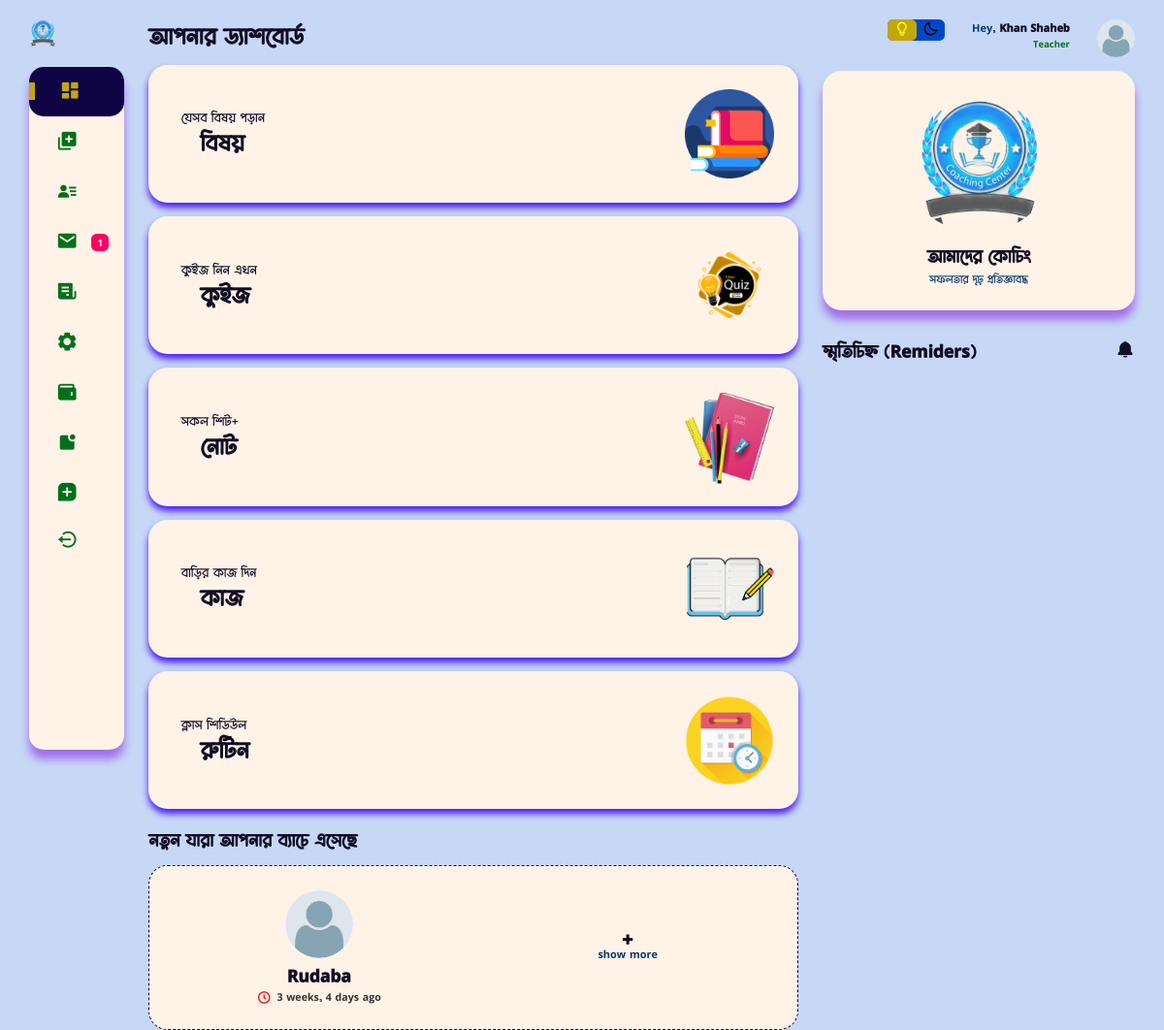
Before: /teacher_dashboard/home (signed in) with the older database file.
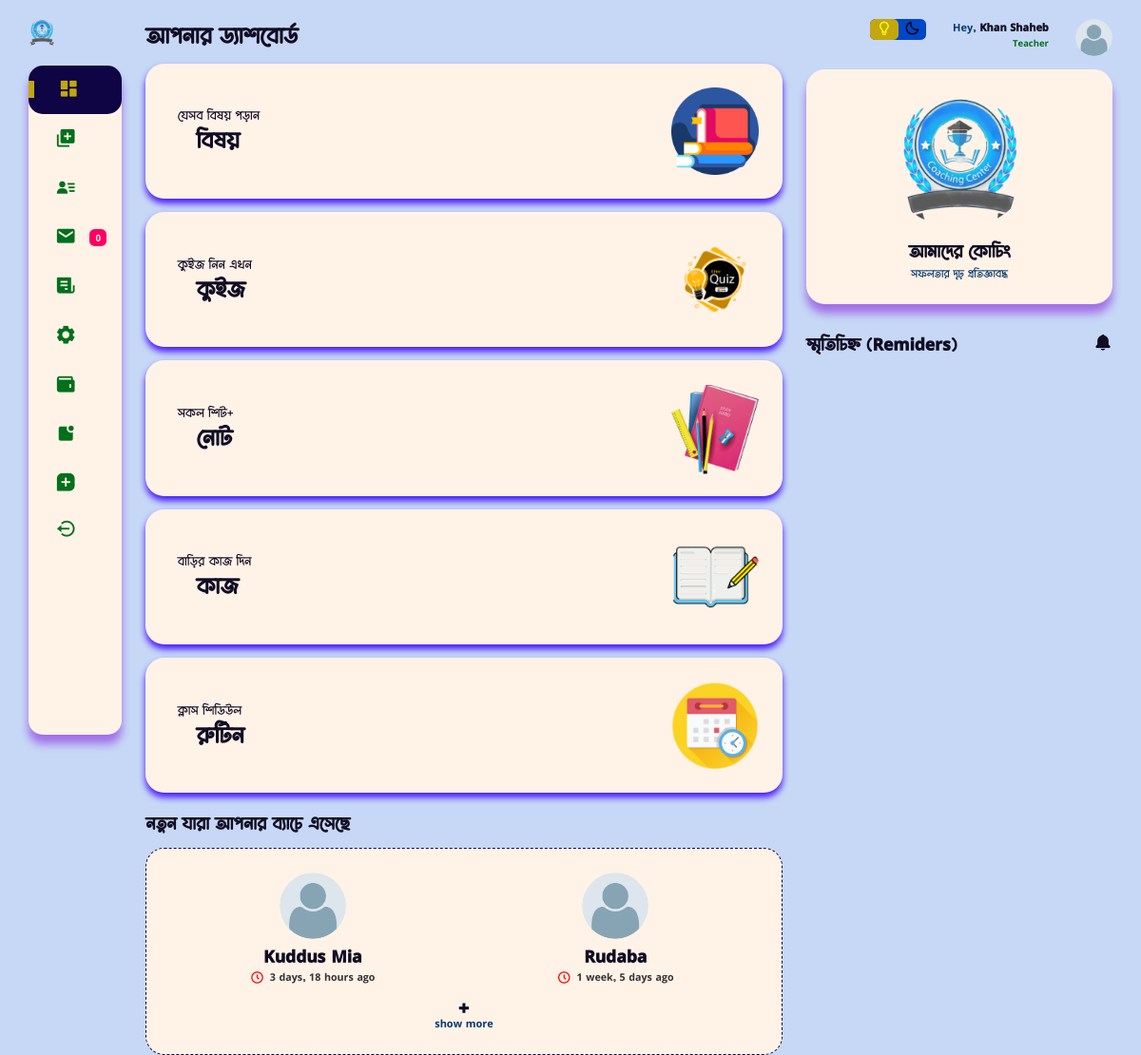
After: the same page with the newer database file.
### users/models.py (models this page shows, shortened)
class Student(models.Model):
    user = models.OneToOneField(CustomUser, on_delete=models.CASCADE)
    basic_step_of_reg = models.BooleanField(default=False)
    choose_subjects = models.BooleanField(default=False)
    s_approval = models.BooleanField(default=False)
    guardian_phone_is_verified = models.BooleanField(default=False)
    s_name = models.CharField(max_length=170, null=True, blank=True)
    shift = models.ForeignKey(Shift, on_delete=models.CASCADE, null=True, blank=True)
    batch = models.ForeignKey(Batch, on_delete=models.CASCADE, null=True, blank=True)
    profile_pic = models.ImageField( upload_to="student", default='avatar.png')
    class_subjects = models.ForeignKey(ClassWithSubject, on_delete=models.CASCADE, null=True, blank=True )
    s_id = models.IntegerField(null=True, blank=True)
    guardian_phone = models.CharField(max_length=15)
    your_subjects = MultiSelectField(max_length=170, null=True, blank=True)
    s_phone = models.CharField(max_length=15, blank=True, null=True)
    guardian_email = models.EmailField(max_length=100, blank=True, null=True)
    created_at = models.DateTimeField(auto_now_add=True)
    updated_at = models.DateTimeField(auto_now=True)
    def __init__(self, *args, **kwargs):
        super(Student, self).__init__(*args, **kwargs)
        if self.class_subjects:
            self._meta.get_field('your_subjects').choices = [
                (subject.name.lower(), subject.name) for subject in self.class_subjects.subjects.all()
            ]
        else:
            self._meta.get_field('your_subjects').choices = [
                ('math', 'math')
            ]
    class Meta:
        verbose_name_plural = "ইউজার ( শিক্ষার্থী )"

class CustomUser(AbstractUser):
    username = None
    email = models.EmailField("email_address", unique=True, max_length=354)
    phone_number = models.CharField(max_length=15, blank=True, null=True)
    ROLE_CHOICES = [
        ('student', 'Student'),
        ('teacher', 'Teacher'),
        ('guardian', 'Guardian'),
    ]
    role = models.CharField(max_length=10, choices=ROLE_CHOICES)
    USERNAME_FIELD = "email"
    REQUIRED_FIELDS = ['phone_number']
    objects = CustomManager()
    class Meta:
        verbose_name_plural = "ইউজার অ্যাকাউন্ট *VIP* "

class Teacher(models.Model):
    user = models.OneToOneField(CustomUser, on_delete=models.CASCADE)
    basic_step_of_reg = models.BooleanField(default=False)
    t_name = models.CharField(max_length=100)
    profile_pic = models.ImageField(upload_to="teacher", default='teacher.png')
    teacher_background = models.CharField(max_length=20, choices=background_of_teacher)
    t_present_adress = models.CharField( max_length=150, null=True, blank=True)
    t_permnt_adress = models.CharField( max_length=150, null=True, blank=True)
    t_extra_phone = models.CharField( max_length=50, null=True, blank=True)
    t_approval = models.BooleanField(default=False)
    created_at = models.DateTimeField(auto_now_add=True)
    updated_at = models.DateTimeField(auto_now=True)
    class Meta:
        verbose_name_plural = "ইউজার( শিক্ষক-শিক্ষিকা )"

### home/views.py (the view, shortened to what this page needs)
# urls.py: path('teacher_dashboard/home', teacher_dashb, name="tchr_dashboard_home"),
@login_required(login_url='userlogin')
def teacher_dashb(request, page=None):
    if request.user.role == 'teacher':
        if page == 'add_mark':
            shift = Shift.objects.all()
            return render(request, 'teacher/add_mark.html', {'data':shift})
        elif page == 'msg':
            all_msg = MessageForTeacher.objects.filter(message_for = request.user.teacher).order_by('upload_at', '-visited')
            context = {
                'all_message':all_msg,
            }
            return render(request, 'teacher/msg.html', context)
        elif page == 'all_setting':
            return redirect('edit_profile')
        elif page == 'wallet':
            return render(request, 'teacher/wallet.html')
        elif page == 'routine':
            routine = MakeBatch.objects.filter(teacher = request.user.teacher)
            return render(request, 'teacher/routine.html', {'routine':routine})
        elif page == 'your_subject':
            sub = MakeBatch.objects.filter(teacher = request.user.teacher)
            return render(request, 'teacher/your_subject.html', {'subs':sub})
        else:
            batch_of_teacher = MakeBatch.objects.filter(teacher=request.user.teacher)
            your_students = set()
            for b in batch_of_teacher:
                subj = get_object_or_404(Subjects, name=b.subject)
                cls = get_object_or_404(ClassWithSubject, s_class=b.class_name)
                the_student = Student.objects.filter(
                    batch_id=b.batch.id,
                    your_subjects__contains=subj.name,
                    class_subjects=cls
                ).order_by('created_at')
                for s in the_student:
                    your_students.add(s)
            items_per_page = 6
            paginator = Paginator(list(your_students), items_per_page)
            page_number = request.GET.get('page')
            current_page = paginator.get_page(page_number)
            current_time = datetime.now().time()
            reminder = []
            for b in batch_of_teacher:
                og_T = b.start_class
                datetime_obj = datetime.combine(datetime.today(), og_T)
                one_hour_back = datetime_obj - timedelta(hours=1)
                one_hour_back_time = one_hour_back.time()
                if current_time >= one_hour_back_time and current_time <= og_T:
                    reminder.append(b)
            context = {
                'newuser': current_page,
                'reminders' : reminder,
            }
            return render(request, 'teacher/dashboard.html', context)
    else:
        return render(request, 'main/404.html')

### home/public.py (called while the page is built)
def common_data(request):
    try:
        if request.user.role == "student":
            try:
                unviewed_msg_std = MessageForStudent.objects.filter(message_for = request.user.student, visited = False).count()
            except:
                unviewed_msg_std = 0
            context = {
                'unviewed_msg_std' : unviewed_msg_std,
            }
        elif request.user.role == "teacher":
            try:
                unviewed_msg = MessageForTeacher.objects.filter(message_for = request.user.teacher, visited = False).count()
            except:
                unviewed_msg = 0
            context = {
                'unviewed_msg' : unviewed_msg,
            }
        else:
            context={}
    except:
        context = {}
    return context

### users/models.py (called while the page is built)
    def __str__(self):
        return self.name

    def __str__(self):
        return self.s_class

### templates/teacher/dashboard.html (shortened to what this page needs)
{% extends 'teacher/base.html' %}
{% load static %}
{% block content %}
<h1>আপনার ড্যাশবোর্ড</h1>
<div class="analyse">
    <div class="sales">
        <a href="{% url "teacher_dashb" 'your_subject' %}">
            <div class="status">
                <div class="info">
                    <h3>যেসব বিষয় পড়ান</h3>
                    <h1>বিষয়</h1>
                </div>
                <div class="progresss">
                    <img src="{% static "image/book.png" %}" alt="">
                </div>
            </div>
        </a>
    </div>
    <div class="sales">
        <a href="{% url "teacher_dashb" 'quiz' %}">
            <div class="status">
                <div class="info">
                    <h3>কুইজ নিন এখন</h3>
                    <h1>কুইজ</h1>
                </div>
                <div class="progresss">
                    <img src="{% static "image/quiz.png" %}" alt="">
                </div>
            </div>
        </a>
    </div>
    <div class="sales">
        <a href="{% url "teacher_dashb" 'note' %}" >
            <div class="status">
                <div class="info">
                    <h3>সকল শিট+</h3>
                    <h1>নোট</h1>
                </div>
                <div class="progresss">
                    <img src="{% static "image/note.png" %}" alt="">
                </div>
            </div>
        </a>
    </div>
    <div class="sales">
        <a href="{% url "teacher_dashb" 'hw' %}">
            <div class="status">
                <div class="info">
                    <h3>বাড়ির কাজ দিন</h3>
                    <h1>কাজ</h1>
                </div>
                <div class="progresss">
                    <img src="{% static "image/hw.png" %}" alt="">
                </div>
            </div>
        </a>
    </div>
    <div class="sales">
        <a href="{% url "teacher_dashb" 'routine' %}">
            <div class="status">
                <div class="info">
                    <h3>ক্লাস শিডিউল</h3>
                    <h1>রুটিন</h1>
                </div>
                <div class="progresss">
                    <img src="{% static "image/routine.png" %}" alt="">
                </div>
            </div>
        </a>
    </div>
</div>
<div class="new-users">
    <h2>নতুন যারা আপনার ব্যাচে এসেছে</h2>
    <div class="user-list">
        {% for usr in newuser %}
        <div class="user">
            <img src="{{usr.profile_pic.url}}">
            <h2>{{usr.s_name}}</h2>
            {% if usr.user.is_active_now %}
            <i class="fas fa-circle text-success"></i> Active Now
            {% else %}
                {% if usr.user.last_login %}
                <p>
                    <i style="font-size: 15px; color: red; vertical-align: middle; margin-right: 2px; " class='bx bx-time-five bx-spin' ></i></i>
                    <span class="time-since">{{ usr.user.last_login|timesince }} ago</span>
                </p>
                {% else %}
                <p>Never logged in</p>
                {% endif %}
            {% endif %}
        </div>
        {% endfor %}
        <div class="user" >
            <a href="{% url "teacher_dashb" 'your_student' %}" style="display: flex; flex-direction: column; align-items: center;">
                <i class='bx bx-plus-medical'></i>
                <p>show more</p>
            </a>
        </div>
    </div>
</div>
{% endblock content %}
{% block reminder %}
<div class="reminders">
    <div class="header">
        <h2>স্মৃতিচিহ্ন (Remiders)</h2>
        <span style="font-size: 20px;">
            {% if reminders %}
            <i class='bx bxs-bell-ring bx-tada'></i>
            {% else %}
            <i class='bx bxs-bell'></i>
            {% endif %}
        </span>
    </div>
{% endblock reminder %}

### templates/teacher/base.html (shortened to what this page needs)
<!DOCTYPE html>
{% load static %}
<html lang="en">
<head>
    <link href='https://unpkg.com/boxicons@2.1.4/css/boxicons.min.css' rel='stylesheet'>
    <link rel="stylesheet" href="{% static "css/tdash.css" %}">
</head>
<body>
    <div class="container">
        <aside>
            <div class="toggle">
                <div class="logo">
                    <img src="{% static "image/coaching.png" %}">
                </div>
            </div>
            <div class="sidebar">
               {% url 'teacher_dashb' page='home' as home %}
               {% url 'teacher_dashb' page='add_mark' as add_mark %}
               {% url 'teacher_dashb' page='msg' as msg %}
               {% url 'teacher_dashb' page='apply_leave' as apply_leave %}
               {% url 'teacher_dashb' page='all_setting' as all_setting %}
               {% url 'teacher_dashb' page='hw' as hw %}
               {% url 'teacher_dashb' page='your_student' as your_student %}
               {% url 'teacher_dashb' page='wallet' as wallet %}
               {% url 'teacher_dashb' page='notice' as notice %}
               <a {% if request.path == home %}class="active"{% endif %} href="{% url 'teacher_dashb' page='home' %}">
                  <span >
                    <i class='bx bxs-dashboard' ></i>
                  </span>
              </a>
               <a {% if request.path == add_mark %}class="active"{% endif %} href="{% url 'teacher_dashb' page='add_mark' %}">
                   <span >
                    <i class='bx bxs-add-to-queue'></i>
                   </span>
               </a>
               <a {% if request.path == your_student %}class="active"{% endif %} href="{% url "teacher_dashb" page='your_student' %}">
                    <span >
                        <i class='bx bxs-user-detail'></i>
                    </span>
                </a>
               <a {% if request.path == msg %}class="active"{% endif %} href="{% url 'teacher_dashb' page='msg' %}">
                   <span >
                    {% if unviewed_msg == 0 %}
                    <i class='bx bxs-envelope' ></i>
                    {% else %}
                    <i class='bx bxs-envelope bx-tada' ></i>
                    {% endif %}
                   </span>
                   <span class="message-count">{{unviewed_msg}}</span>
               </a>
               <a {% if request.path == apply_leave %}class="active"{% endif %} href="{% url 'teacher_dashb' page='apply_leave' %}">
                   <span >
                    <i class='bx bxs-receipt'></i>
                   </span>
               </a>
               <a {% if request.path == all_setting %}class="active"{% endif %} href="{% url 'teacher_dashb' page='all_setting' %}">
                   <span >
                       <i class='bx bxs-cog bx-spin'  ></i>
                   </span>
               </a>
               <a {% if request.path == wallet %}class="active"{% endif %} href="{% url 'teacher_dashb' page='wallet' %}">
                <span >
                    <i class='bx bxs-wallet'  ></i>
                </span>
               </a>
               <a {% if request.path == notice %}class="active"{% endif %} href="{% url 'teacher_dashb' page='notice' %}">
                   <span >
                    <i class='bx bxs-notification'></i>
                   </span>
               </a>
               <a {% if request.path == hw %}class="active"{% endif %} href="{% url 'teacher_dashb' page='hw' %}">
                   <span >
                    <i class='bx bxs-message-square-add'></i>
                   </span>
               </a>
               <a href="{% url "logout" %}">
                   <span >
                    <i class='bx bx-log-out-circle'  ></i>
                   </span>
               </a>
           </div>
        </aside>
        <main>
            {% block content %}{% endblock content %}
        </main>
        <div class="right-section">
            <div class="nav">
                <div class="dark-mode">
                    <span class="material-icons-sharp active">
                        <i class='bx bx-bulb' style='color:yellow' ></i>
                    </span>
                    <span >
                        <i class='bx bx-moon' style='color:black' ></i>
                    </span>
                </div>
                <div class="profile">
                    <div class="info">
                        <p>Hey, <b>{{request.user.teacher.t_name}}</b></p>
                        <small class="text-muted">Teacher</small>
                    </div>
                    <div class="profile-photo">
                        <img src="{{request.user.teacher.profile_pic.url}}">
                    </div>
                </div>
            </div>
            <div class="user-profile">
                <div class="logo">
                    <img src="{% static "image/coaching.png" %}">
                    <h2>আমাদের কোচিং</h2>
                    <p>সফলতার দৃঢ় প্রতিজ্ঞাবদ্ধ</p>
                </div>
            </div>
            {% block reminder %}{% endblock reminder %}
        </div>
    </div>
</body>
</html>

### templates/teacher/dashboard.html (style rules this page uses)
.time-since { font-size: 12px; color: #333; vertical-align: middle; }

Changed rows visible on the page:
added Student: profile_pic (placeholder picture), s_name "Kuddus Mia", user.last_login "3 days, 18 hours"
changed through a linked row, Student "Rudaba": user.last_login "3 weeks, 4 days" → "1 week, 5 days"
Other visible differences:
{{ unviewed_msg }}: "1" → "0"
